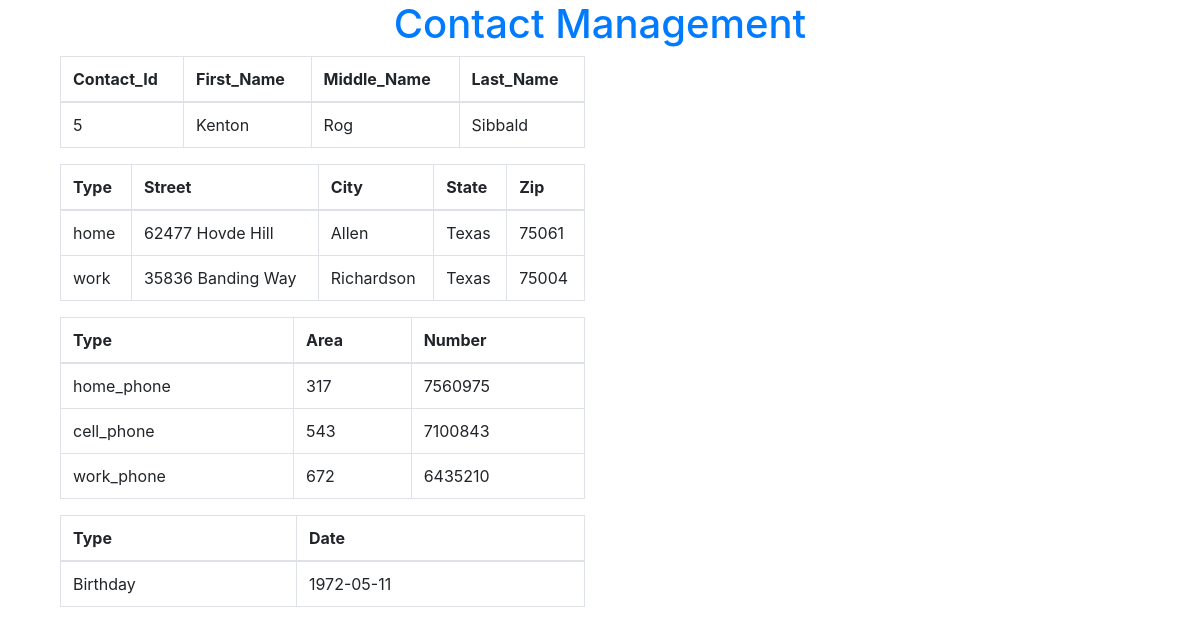
The app's page /contact/5/ with its own data.
### contact_app/models.py (models this page shows, shortened)
class Contact(models.Model):
    Contact_id = models.AutoField(primary_key=True)
    Fname = models.CharField(max_length=50)
    Mname = models.CharField(max_length=50,blank=True)
    Lname = models.CharField(max_length=50)

class Address(models.Model):
    Address_id = models.AutoField(primary_key=True)
    Contact_id = models.ForeignKey('Contact', on_delete=models.CASCADE,db_column="Contact_id")
    Address_type = models.CharField(max_length=50,null=True)
    Street = models.CharField(max_length=100,blank=True,null=True)
    City = models.CharField(max_length=50,blank=True,null=True)
    State = models.CharField(max_length=50,blank=True,null=True)
    Zip = models.IntegerField(blank=True,null=True)

class Phone(models.Model):
    Phone_id = models.AutoField(primary_key=True)
    Contact_id = models.ForeignKey('Contact', on_delete=models.CASCADE,db_column="Contact_id")
    Phone_type = models.CharField(max_length=50,blank=True,null=True)
    Area_code = models.IntegerField(blank=True,null=True)
    Number = models.IntegerField(blank=True,null=True)

class Date(models.Model):
    Date_id = models.AutoField(primary_key=True)
    Contact_id = models.ForeignKey('Contact', on_delete=models.CASCADE,db_column="Contact_id")
    Date_type = models.CharField(max_length=50,blank=True)
    Date = models.DateTimeField(blank=True,null=True)

### contact_app/views.py (the view)
# urls.py: path('contact/<int:pk>/', views.contact_detail, name='contact_detail'),
def contact_detail(request, pk):
    try:
        cont_obj = Contact.objects.filter(Contact_id=pk)
        address_obj = Address.objects.filter(Contact_id=pk)
        phone_obj = Phone.objects.filter(Contact_id=pk)
        date_obj = Date.objects.filter(Contact_id=pk)
        result = {'contact': cont_obj, "address": address_obj, "phone": phone_obj, "date": date_obj}
    except Contact.DoesNotExist:
        raise Http404('Contact not found')
    return render(request, 'contact.html', result)

### contact_app/templates/contact.html
{% extends 'base.html' %}
{% block content %}
<div class="col-md-6">
<table class="table table-bordered table-md">
  <thead>
    <tr>
      <th scope="col">Contact_Id</th>
      <th scope="col">First_Name</th>
      <th scope="col">Middle_Name</th>
      <th scope="col">Last_Name</th>
    </tr>
  </thead>
  <tbody>
    {%for c in contact%}
    <tr>
      <td>{{c.Contact_id}}</td>
      <td>{{c.Fname}}</td>
      <td>{{c.Mname}}</td>
      <td>{{c.Lname}}</td>
    </tr>
    {%endfor%}
  </tbody>
</table>
</div>
<div class="col-md-6">
<table class="table table-bordered table-md">
  <thead>
    <tr>
      <th scope="col">Type</th>
      <th scope="col">Street</th>
      <th scope="col">City</th>
      <th scope="col">State</th>
      <th scope="col">Zip</th>
    </tr>
  </thead>
  <tbody>
    {%for p in address%}
    <tr>
      <td>{{p.Address_type}}</td>
      <td>{{p.Street}}</td>
      <td>{{p.City}}</td>
      <td>{{p.State}}</td>
      <td>{{p.Zip}}</td>
    </tr>
    {%endfor%}
  </tbody>
</table>
</div>
<div class="col-md-6">
<table class="table table-bordered table-md">
  <thead>
    <tr>
      <th scope="col">Type</th>
      <th scope="col">Area</th>
      <th scope="col">Number</th>
    </tr>
  </thead>
  <tbody>
    {%for p in phone%}
    <tr>
      <td>{{p.Phone_type}}</td>
      <td>{{p.Area_code}}</td>
      <td>{{p.Number}}</td>
    </tr>
    {%endfor%}
  </tbody>
</table>
</div>
<div class="col-md-6">
<table class="table table-bordered table-md">
  <thead>
    <tr>
      <th scope="col">Type</th>
      <th scope="col">Date</th>
    </tr>
  </thead>
  <tbody>
    {%for d in date%}
    <tr>
      <td>{{d.Date_type}}</td>
      <td>{{d.Date|date:'Y-m-d'}}</td>
    </tr>
    {%endfor%}
  </tbody>
</table>
</div>
{% endblock %}

### records on screen
Contact: Contact_id "5", Fname "Kenton", Mname "Rog", Lname "Sibbald"
Address: Address_type "home", Street "62477 Hovde Hill", City "Allen", State "Texas", Zip "75061"
Address: Address_type "work", Street "35836 Banding Way", City "Richardson", State "Texas", Zip "75004"
Phone: Phone_type "home_phone", Area_code "317", Number "7560975"
Phone: Phone_type "cell_phone", Area_code "543", Number "7100843"
Phone: Phone_type "work_phone", Area_code "672", Number "6435210"
Date: Date_type "Birthday", Date "1972-05-11"
